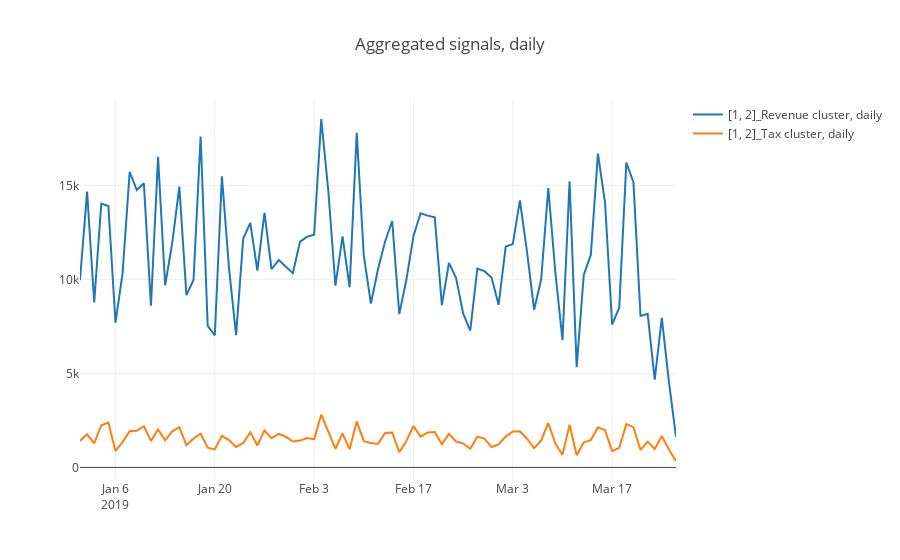

Notebook code cell kept with this figure:
### Markdown cell above
## Tax vs. Revenue based on the Sales predicted-cluster

### Code cell
constructSignals(df_all, query=[{"select": [1, 2], 
                              "_with": {"FA_Name": "Revenue"}}, 
                                {"select": [1, 2], "_with": {"FA_Name": "Tax"}}], on="label", agg_period="D", vis_type="line")
